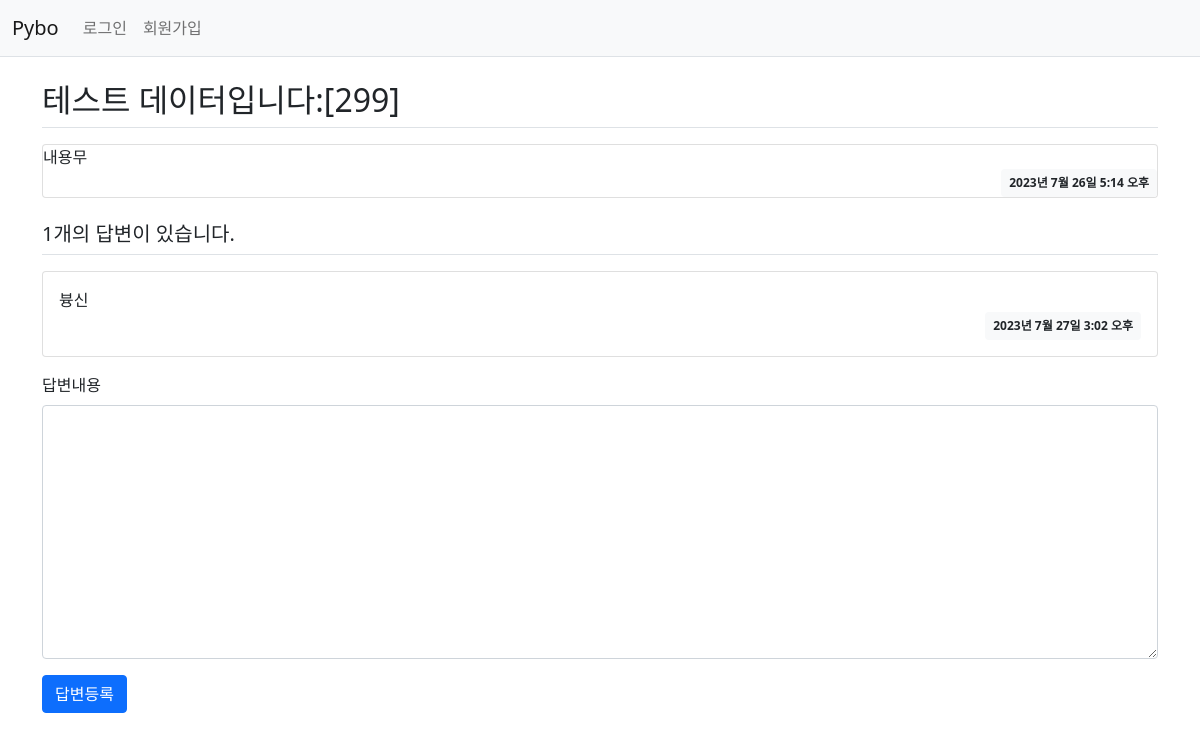
Page /pybo/305/ on the committed database.
### pybo/models.py (models this page shows, shortened)
class Question(models.Model):
    subject = models.CharField(max_length=200)
    content = models.TextField()
    create_date = models.DateTimeField()

class Answer(models.Model):
    question = models.ForeignKey(Question, on_delete=models.CASCADE)
    content = models.TextField()
    create_date = models.DateTimeField()

### pybo/views.py (the view)
# urls.py: path('<int:question_id>/', views.detail, name='detail'),
def detail(request, question_id):
    question = get_object_or_404(Question, pk=question_id)
    context = {'question': question}
    return render(request, 'pybo/question_detail.html', context)

### templates/pybo/question_detail.html (shortened to what this page needs)
{% extends 'base.html' %}
{% block content %}
<div class="container my-3">
    <h2 class="border-bottom py-2"> {{ question.subject }}</h2>
    <div class="card my-3">
        <div class="\card-body">
            <div class="card-text" style="white-space: preline;"> {{ question.content }}</div>
            <div class="d-flex justify-content-end">
                <div class="badge bg-light text-dark p-2">
                    {{ question.create_date }}
                </div>
            </div>
        </div>
    </div>
    <h5 class="border-bottom my-3 py-2">{{question.answer_set.count}}개의 답변이 있습니다.</h5>
    {% for answer in question.answer_set.all %}
    <div class="card my-3">
        <div class="card-body">
            <div class="card-text" style="white-space: pre-line;">{{ answer.content }}</div>
            <div class="d-flex justify-content-end">
                <div class="badge bg-light text-dark p-2">
                    {{ answer.create_date }}
                </div>
            </div>
        </div>
    </div>
    {% endfor %}
    <form action="{% url 'pybo:answer_create' question.id %}" method="post" class="my-3">
        <div class="mb-3">
            <label for="content" class="form-label">답변내용</label>
            <textarea name="content" id="content" class="form-control" rows="10"></textarea>
        </div>
        <input type="submit" value="답변등록" class="btn btn-primary">
    </form>
</div>
{% endblock %}

### rows in the picture
Question: subject "테스트 데이터입니다:[299]", content "내용무", create_date "2023년 7월 26일 5:14 오후", answer_set.count "1"
Answer: content "븅신", create_date "2023년 7월 27일 3:02 오후"
